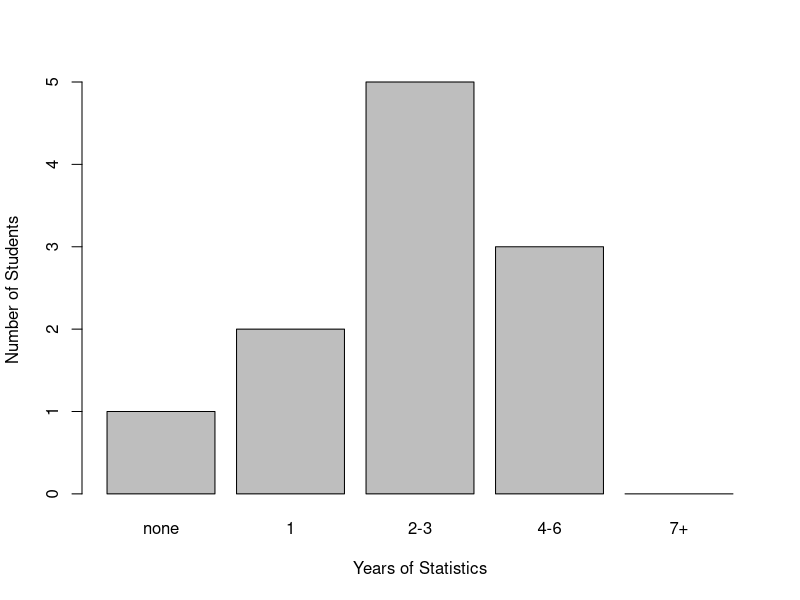

This figure's R source:
## ---- chunk 1
yearsOfStatistics<-c("none", "1", "2-3", "4-6", "7+")
numberOfPeople<-c(1,2,5,3,0)
combined<-data.frame(yearsOfStatistics,numberOfPeople)
## ---- chunk 2
barplot(numberOfPeople,names.arg = yearsOfStatistics, xlab = 'Years of Statistics', ylab = 'Number of Students')

## ---- chunk 3
x<-c("a","b","c","d")
for (i in 1:4) {
  print(x[i])
}
## ---- chunk 4
Fibonacci <- numeric(12)
Fibonacci[1] <- Fibonacci[2] <- 1
for (i in 3:12) Fibonacci[i] <- Fibonacci[i-2] + Fibonacci[i-1]
print(Fibonacci)
## ---- chunk 5
a<-18
if (a %% 2 == 0) print(paste(a, 'It is Even'))
## ---- chunk 6
a<-(1:20)
b<-(1:20)
for (i in 1:20) {
 for(j in 1:20)  # could do j in 1:i
   if (a[i] %% b[j]==0) print(paste(a[i], 'is divisible by',  b[j]))
}
## ---- chunk 7
a<-(1:20)
for(i in 1:20){
  b<-paste(a[i], 'is divisible by:')
  c<- ""
  for(j in 1:20) {
    if (a[i] %% j == 0) c<-paste(c,j)
  }
  d<-print(paste(b,c))
}
